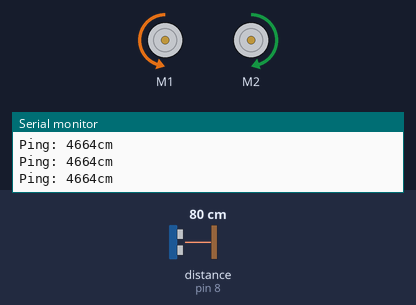
A sketch run on a simulated Arduino Uno, built with avr-gcc and run on an emulated ATmega328P. Shown: 2 × DC motor (green arrow = forward, orange = backward, longer = faster), the last lines printed to the serial monitor. Inputs (shaded band) come from the test bench; at power-on: distance to the obstacle (sensor on pin 8) 80 cm. The echo pulse lasts 58.3 µs per cm.

Above: at 1.2 s.
1.3 s: distance to the obstacle (sensor on pin 8) set to 18 cm
2.8 s: distance to the obstacle (sensor on pin 8) set to 15 cm
At 3.5 s:
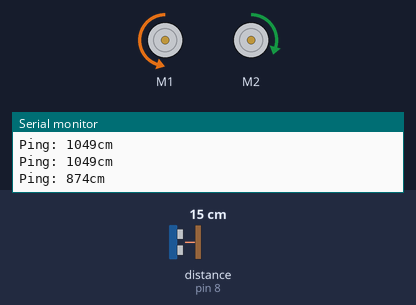
4.3 s: distance to the obstacle (sensor on pin 8) set to 35 cm
At 5.3 s:
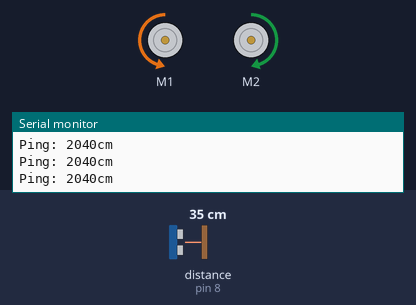
6.4 s: distance to the obstacle (sensor on pin 8) set to 2 cm
At 7.1 s:
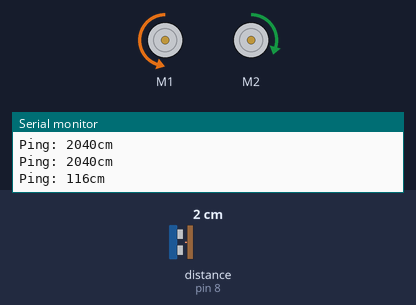
Timing chart, 0 to 8.9 s (numbered marks = the images above; inputs shaded):
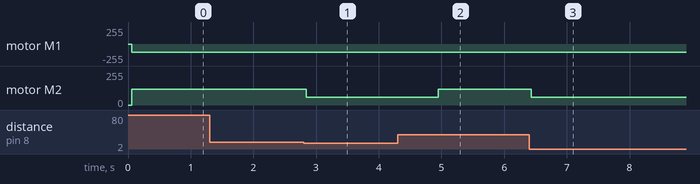

Measured:
- the behaviour switches between 17 and 16 cm on distance to the obstacle (sensor on pin 8) (found by bisection; images 0 and 1)
- after the input at 2.8 s, motor M2: forward 120/255 → forward 60/255 after 0.05 s
- after the input at 4.3 s, motor M2: forward 60/255 → forward 120/255 after 0.65 s
- after the input at 6.4 s, motor M2: forward 120/255 → forward 60/255 at once

The sketch:

botwithdistancesensor.ino
```cpp
#include <Wire.h>
#include <Adafruit_MotorShield.h>
#include <NewPing.h> // http://playground.arduino.cc/Code/NewPing

// Create the motor shield object with the default I2C address
Adafruit_MotorShield AFMS = Adafruit_MotorShield();
// Select which 'port' M1, M2, M3 or M4. In this case, M1
Adafruit_DCMotor *RightMotor2 = AFMS.getMotor(2);
// You can also make another motor on port M2
Adafruit_DCMotor *LeftMotor1 = AFMS.getMotor(1);

#define TRIGGER_PIN  10  // Arduino pin tied to trigger pin on the ultrasonic sensor. Must be a PWM pin
#define ECHO_PIN  8      // Arduino pin tied to echo pin on the ultrasonic sensor.
#define MAX_DISTANCE 140 // Maximum distance we want to ping for (in centimeters). Maximum sensor distance is rated at 400-500cm.
#define LED 13

NewPing sonar(TRIGGER_PIN, ECHO_PIN, MAX_DISTANCE); // NewPing setup of pins and maximum distance.

void setup() {
AFMS.begin(); // create with the default frequency 1.6KHz
  Serial.begin(9600); // Open serial monitor at 9600 baud to see ping results.
}

void loop(){
  delay(50);                      // Wait 50ms between pings (about 20 pings/sec). 29ms should be the shortest delay between pings.
  unsigned int uS = sonar.ping(); // Send ping, get ping time in microseconds (uS).
  Serial.print("Ping: ");
  //Serial.print(uS / US_ROUNDTRIP_CM); // Convert ping time to distance in cm and print result (0 = outside set distance range)
  Serial.print(uS ); // Convert ping time to distance in cm and print result (0 = outside set distance range)

  Serial.println("cm");
  if( uS > 100 && uS < 935 ){
    rotateLeft();
    digitalWrite(LED,HIGH);
    delay(1000);
  } else {
    goForward();
    digitalWrite(LED,LOW);
  }
}

void goForward(){
  LeftMotor1->setSpeed(120);
  RightMotor2->setSpeed(120);
  RightMotor2->run(FORWARD);
  LeftMotor1->run(BACKWARD);
}

void rotateLeft(){
  LeftMotor1->setSpeed(120);
  RightMotor2->setSpeed(60);
  RightMotor2->run(FORWARD);
  LeftMotor1->run(BACKWARD);
}

void stopMotors(){
  RightMotor2->run(RELEASE);
  LeftMotor1->run(RELEASE);
}
```
